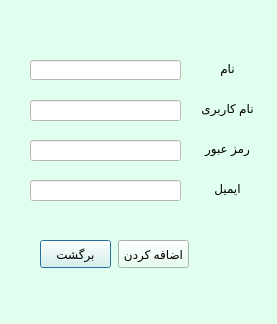
<?xml version="1.0" encoding="UTF-8"?>
<ui version="4.0">
 <class>Dialog</class>
 <widget class="QDialog" name="Dialog">
  <property name="geometry">
   <rect>
    <x>0</x>
    <y>0</y>
    <width>277</width>
    <height>324</height>
   </rect>
  </property>
  <property name="windowTitle">
   <string>Dialog</string>
  </property>
  <property name="styleSheet">
   <string notr="true">background-color: rgb(225, 255, 238);</string>
  </property>
  <widget class="QLabel" name="password_lable">
   <property name="geometry">
    <rect>
     <x>200</x>
     <y>140</y>
     <width>55</width>
     <height>16</height>
    </rect>
   </property>
   <property name="text">
    <string>رمز عبور</string>
   </property>
   <property name="alignment">
    <set>Qt::AlignCenter</set>
   </property>
  </widget>
  <widget class="QPushButton" name="back_button">
   <property name="geometry">
    <rect>
     <x>40</x>
     <y>240</y>
     <width>71</width>
     <height>28</height>
    </rect>
   </property>
   <property name="text">
    <string>برگشت</string>
   </property>
  </widget>
  <widget class="QLineEdit" name="email_lineedit">
   <property name="geometry">
    <rect>
     <x>30</x>
     <y>180</y>
     <width>151</width>
     <height>21</height>
    </rect>
   </property>
   <property name="styleSheet">
    <string notr="true">background-color: rgb(255, 255, 255);</string>
   </property>
  </widget>
  <widget class="QLabel" name="email_lable">
   <property name="geometry">
    <rect>
     <x>200</x>
     <y>180</y>
     <width>55</width>
     <height>16</height>
    </rect>
   </property>
   <property name="text">
    <string>ایمیل</string>
   </property>
   <property name="alignment">
    <set>Qt::AlignCenter</set>
   </property>
  </widget>
  <widget class="QLineEdit" name="usernamelineedit">
   <property name="geometry">
    <rect>
     <x>30</x>
     <y>100</y>
     <width>151</width>
     <height>21</height>
    </rect>
   </property>
   <property name="styleSheet">
    <string notr="true">background-color: rgb(255, 255, 255);</string>
   </property>
  </widget>
  <widget class="QLabel" name="namelable">
   <property name="geometry">
    <rect>
     <x>200</x>
     <y>60</y>
     <width>55</width>
     <height>16</height>
    </rect>
   </property>
   <property name="text">
    <string>نام</string>
   </property>
   <property name="alignment">
    <set>Qt::AlignCenter</set>
   </property>
  </widget>
  <widget class="QLineEdit" name="password_lineedit">
   <property name="geometry">
    <rect>
     <x>30</x>
     <y>140</y>
     <width>151</width>
     <height>21</height>
    </rect>
   </property>
   <property name="styleSheet">
    <string notr="true">background-color: rgb(255, 255, 255);</string>
   </property>
  </widget>
  <widget class="QPushButton" name="add_button">
   <property name="geometry">
    <rect>
     <x>118</x>
     <y>240</y>
     <width>71</width>
     <height>28</height>
    </rect>
   </property>
   <property name="text">
    <string>اضافه کردن</string>
   </property>
  </widget>
  <widget class="QLabel" name="usernamelable">
   <property name="geometry">
    <rect>
     <x>200</x>
     <y>100</y>
     <width>55</width>
     <height>16</height>
    </rect>
   </property>
   <property name="text">
    <string>نام کاربری</string>
   </property>
   <property name="alignment">
    <set>Qt::AlignCenter</set>
   </property>
  </widget>
  <widget class="QLineEdit" name="name_lineedit">
   <property name="geometry">
    <rect>
     <x>30</x>
     <y>60</y>
     <width>151</width>
     <height>20</height>
    </rect>
   </property>
   <property name="styleSheet">
    <string notr="true">background-color: rgb(255, 255, 255);</string>
   </property>
  </widget>
 </widget>
 <resources/>
 <connections/>
</ui>
